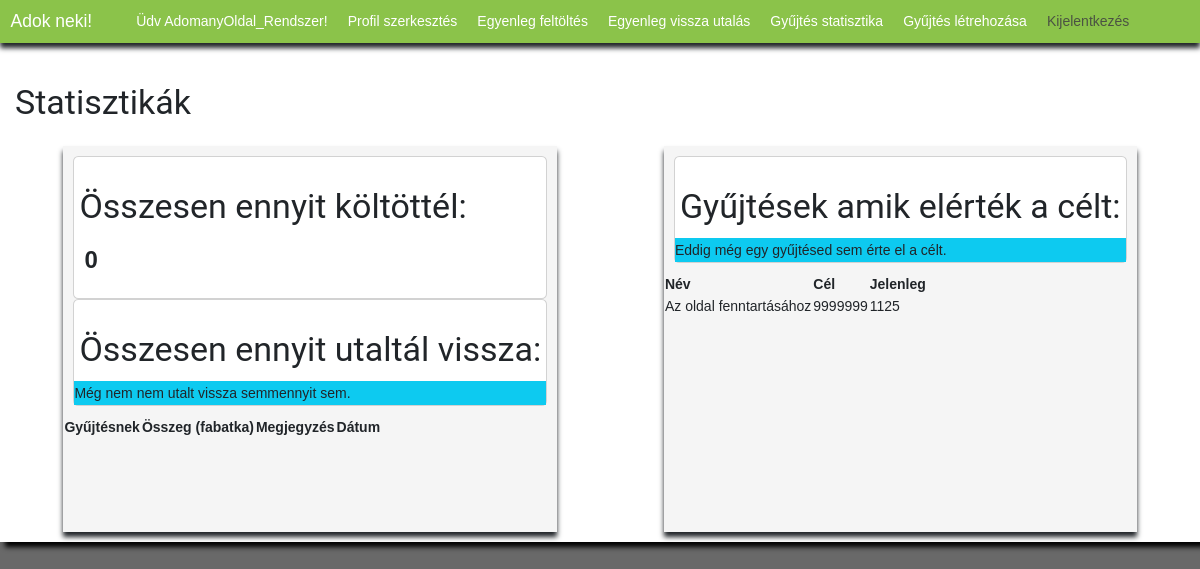
/gyujtesStat/ (signed in), run on the app's committed database.
### app/models.py (models this page shows)
class gyujtes(models.Model):
    publikalo = models.ForeignKey(
        settings.AUTH_USER_MODEL, on_delete=models.CASCADE)
    cim = models.CharField(max_length=255)
    leiras = models.TextField()
    promocios = models.BooleanField(default=False)
    minAr = models.IntegerField(null=False)
    cel = models.IntegerField()
    jelenleg = models.IntegerField(default=0)
    datumIdo_UTC = models.DateTimeField(default=timezone.now())
    celDatum = models.DateTimeField(null=True)
    class Meta:
        ordering = ["id"]
    def __str__(self) -> str:
        return super().__str__()

### app/views.py (the view)
# urls.py: path("gyujtesStat/", views.gyujtesStat, name="gyujtesStat"),
def gyujtesStat(request):
    UserModel = User.objects.get(id=request.user.id)
    fizetesek = fizetes.objects.filter(ki=UserModel.id)
    print("eltárolt fizetések")
    for i in fizetesek:
        print(i.id)
    print("fizetesek ==0?")
    if len(fizetesek) == 0:
        print("üres")
        fizetesek = "Ön még nem adományozott semmilyen célnak eddig."
    else:
        print("ha nem")
        print(len(fizetesek))
    gyujtesek = gyujtes.objects.filter(publikalo=UserModel.id)
    print("eltárolt gyüjtések")
    for i in gyujtesek:
        print(i.id)
    print("gyujtesek ==0?")
    if len(gyujtesek) == 0:
        print("üres")
        gyujtesek = "Ön még nem hozott létre egy gyűjtést sem."
    else:
        print("ha nem")
        print(gyujtesek)
        print(len(gyujtesek))
    osszesKoltes = 0
    for i in fizetes.objects.filter(ki=UserModel.id):
        osszesKoltes += i.mennyit
        print(f"részeredmény {osszesKoltes}")
    print(f"Ennyit fizetett eddig: {osszesKoltes}")
    elerteACelt = {}
    for i in gyujtes.objects.filter(publikalo=UserModel.id):
        if i.celDatum != None:
            elerteACelt[i.id] = i.celDatum
    print(elerteACelt)
    osszesVisszautalas = int(0)
    visszautalasModel = visszautalas.objects.filter(ki=UserModel.id)
    for i in visszautalasModel:
        osszesVisszautalas += int(i.mennyit)
    print(f"Összesen ennyit utalt vissza {osszesVisszautalas}")
    return render(request, "templates/app/gyujtesStatisztika.html", {"cim": "Adok neki! - Gyűjtés és fizetés statisztikák", "fizetesek": fizetesek, "gyujtesek": gyujtesek, "elerteACelt": elerteACelt, "osszesKoltes": osszesKoltes, "osszesVisszautalas": osszesVisszautalas})

### app/templates/app/gyujtesStatisztika.html (shortened to what this page needs)
{% extends "templates/app/layout/layout_nav.html" %}
{% block content %}
{% if user.is_authenticated %}
<div id="doboz">
    <h3 id="dobozcim">Statisztikák</h3>
    <div id="duplaDoboz">
        <div id="alDoboz">
            {% if fizetes == "Ön még nem adományozott semmilyen célnak eddig." %}
            <p class="bg-warning">{{ fizetesek }}</p>
        </div>
        {% else %}
        <div class="kiskartyak_Div">
            <div id="kiskartya">
                <div class="card">
                    <div class="crad-body">
                        <h3 class="card-title">Összesen ennyit költöttél:</h3>
                        <p class="crad-text kiemelt">{{ osszesKoltes }}</p>
                    </div>
                </div>
            </div>
            <div id="kiskartya">
                <div class="card">
                    <div class="crad-body">
                        <h3 class="card-title">Összesen ennyit utaltál vissza:</h3>
                        {%if osszesVisszautalas == 0 %}
                        <p class="bg-info card-text">Még nem nem utalt vissza semmennyit sem.</p>
                        {% else %}
                        <p class="card-text kiemelt">{{osszesVisszautalas}}</p>
                        {% endif %}
                    </div>
                </div>
            </div>
        </div>
        <table>
            <thead>
                <th>Gyűjtésnek</th>
                <th>Összeg (fabatka)</th>
                <th>Megjegyzés</th>
                <th>Dátum</th>
            </thead>
            <tbody>
                {% for i in fizetesek %}
                <tr>
                    <td>{{ i.gyujtesnek }}</td>
                    <td>{{ i.mennyit }}</td>
                    <td>{{ i.megjegyzes }}</td>
                    <td>{{i.datumIdo_UTC}}</td>
                </tr>
                {% endfor %}
            </tbody>
        </table>
        {% endif %}
    </div>
    <div id="alDoboz">
        {% if gyujtesek == "Ön még nem hozott létre egy gyűjtést sem." %}
        <p class="bg-warning">{{ gyujtesek }}</p>
    </div>
    {% else %}
    <div class="kiskartyak_Div">
        <div id="kiskartya">
            <div class="card">
                <div class="crad-body">
                    <h3 class="card-title">Gyűjtések amik elérték a célt:</h3>
                    {% if elerteACelt|length_is:0 %}
                    <p class="bg-info card-text">Eddig még egy gyűjtésed sem érte el a célt.</p>
                    {%endif%}
                </div>
            </div>
        </div>
    </div>
    <table>
        <thead>
            <th>Név</th>
            <th>Cél</th>
            <th>Jelenleg</th>
        </thead>
        <tbody>
            {% for i in gyujtesek %}
            <tr>
                <td>{{ i.cim }}</td>
                <td>{{ i.cel }}</td>
                <td>{{ i.jelenleg }}</td>
            </tr>
            {% endfor %}
        </tbody>
    </table>
    {% endif %}
</div>
</div>
</div>
{% else %}
<p id="alternativValasz">Úgy tűnik, hogy nem vagy bejelentkezve!
    <a href="{% url 'bejelentkezes' %}">Jelentkezz be</a>
    az oldal megtekintéséhez!
</p>
{% endif %}
{% endblock %}

### app/templates/app/layout/layout_nav.html (shortened to what this page needs)
{% extends "templates/app/layout/layout_head.html"%}
{%block navbar%}
<nav class="navbar navbar-expand-lg bg-primary">
    <div class="container-fluid">
        <a href="{% url 'kezdolap' %}" id="kezdolapVissza" class="navbar-brand">Adok neki!</a>
        <div class="collapse navbar-collapse" id="navbarNavDropdown">
            {% if user.is_authenticated%}
            <ul class="navbar-nav">
                <li class="nav-item">
                </li>
                <li><a href="{%url 'profil'%}" id="ugras" class="nav-item nav_felhasznalo">Üdv
                        {{request.user.username}}!</a></li>
                <li><a href="{%url 'profilSzerk'%}" id="ugras" class="nav-item">Profil szerkesztés</a></li>
                <li><a href="{%url 'egyenlegFel'%}" id="ugras" class="nav-item">Egyenleg feltöltés</a></li>
                <li><a href="{% url 'egyenlegLe'%}" id="ugras" class="nav-item">Egyenleg vissza utalás</a></li>
                <li><a href="{%url 'gyujtesStat'%}" id="ugras" class="nav-item">Gyűjtés statisztika</a></li>
                <li><a href="{%url 'ujGyujtes'%}" id="ugras" class="nav-item">Gyűjtés létrehozása</a></li>
                <li>
                    <a href="{% url 'kijelentkezes'%}" class="mdl-navigation__link nav-item">Kijelentkezés</a>
                </li>
            </ul>
            {%else%}
            <ul class="navbar-nav">
                <li class="nav-item">
                    <a href="{% url 'bejelentkezes' %}" class="mdl-navigation__link">Bejelentkezés</a>
                </li>
            </ul>
            {%endif%}
        </div>
    </div>
</nav>
{%endblock%}

### app/static/app/main_style.css (style rules this page uses)
body { background-color: #696969; }
p { text-align: justify; }
#kezdolapVissza { color: white; text-decoration-line: none; }
#doboz { background-color: white; padding: 10px; box-shadow: 5px 5px 5px black; }
#ugras { color: white; text-decoration-line: none; }
table { width: -moz-available }
.navbar { box-shadow: 0px 5px 5px; }
.navbar-nav .nav-item { padding: 0 10px 0 10px; }
a { color: #8bc34a; }
#alDoboz { box-shadow: 0 5px 5px; background-color: whitesmoke; }
#duplaDoboz { display: flex; flex-direction: row; align-items: stretch; justify-content: space-around; }
.card-title { padding: 5px; }
#dobozcim { padding: 5px 5px 0px; }
.kiemelt { font-size:24px; font-weight: 700; padding: 10px; }
.kiskartyak_Div { display: flex; justify-content: space-evenly; margin: auto; flex-direction: column; padding: 10px; }

### data on the page
gyujtes: cim "Az oldal fenntartásához", cel "9999999", jelenleg "1125"

### other printed values
{{ request.user.username }} "AdomanyOldal_Rendszer"
{{ osszesKoltes }} "0"
